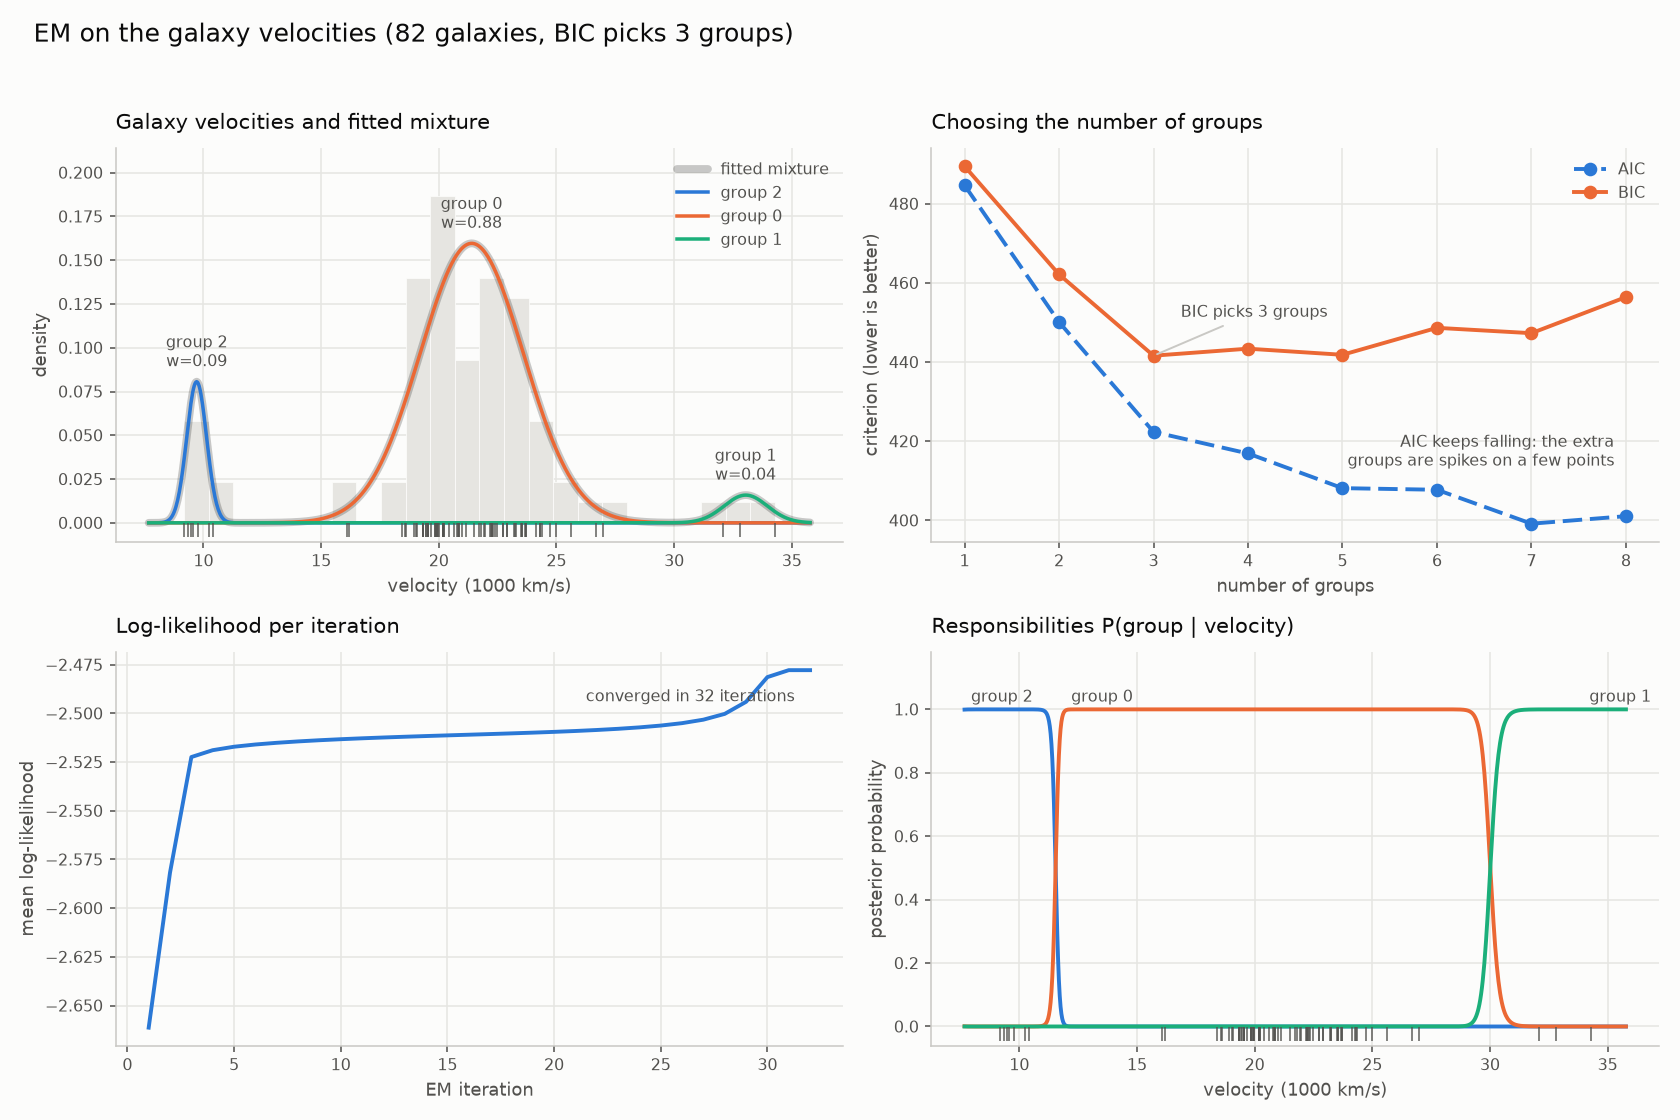

Generate this figure with Python:
"""Fit a normal mixture to the galaxy velocities and plot what EM did.

Run with ``python examples/mixture_1d.py`` (add ``--show`` to open a window).
The figure is written next to this script.

The data are the radial velocities of 82 galaxies in the Corona Borealis
region (Postman, Huchra and Geller 1986; made a mixture-model benchmark by
Roeder 1990 — see ``examples/datasets.py``). Superclusters are separated by
voids, so velocity should arrive in clumps, and *how many* clumps there are is
the scientific question rather than a nuisance parameter. Published answers
range from three to seven, which makes this a more honest test of a mixture
fitter than synthetic data: there is no true answer to recover.

Panels, clockwise from top left:
    1. the data, the fitted mixture density, and the weighted components;
    2. AIC/BIC against the number of groups, i.e. how you would pick that number;
    3. the log-likelihood climbing to convergence;
    4. the responsibilities — the soft assignment EM actually produces.
"""

from __future__ import annotations
import argparse
from pathlib import Path
import matplotlib.pyplot as plt
import numpy as np
from _style import HAIRLINE, INK, INK_SOFT, SERIES, SURFACE, colour_by, style_axes
from datasets import galaxy_velocities
from em import EM

CANDIDATE_GROUPS = range(1, 9)
# 82 observations is few enough that a restart can land in a poor local
# optimum, so every candidate gets a generous number of them.
N_INIT = 24


def colour_by_position(model: EM) -> dict[int, str]:
    """Map each component to a hue by its position on the x-axis.

    The labels keep the model's own component indices, but the palette runs
    left to right, and every panel shares this mapping so a colour always means
    the same group.
    """
    return colour_by(np.argsort(model.params_[:, 0]))


def plot_fit(ax, x: np.ndarray, model: EM, colours: dict[int, str]) -> None:
    """Data, the fitted mixture, and each weighted component.

    With 82 points a histogram is mostly binning artefact, so the rug along the
    bottom carries the raw data and the histogram stays faint behind it.
    """
    grid = np.linspace(x.min() - 1.5, x.max() + 1.5, 800)
    ax.hist(x, bins=24, density=True, color="#e6e5e1", edgecolor=SURFACE, linewidth=0.4)

    components = np.exp(model.loglike(grid, with_priors=False)) * model.weights_
    mixture = components.sum(axis=1)
    # The three components barely overlap, so the mixture sits exactly on top of
    # them and a solid black line would simply hide them. Drawn as a wide soft
    # halo instead, it reads as the envelope the components fill in.
    ax.plot(grid, mixture, color=INK, linewidth=4.0, alpha=0.22, solid_capstyle="round",
            label="fitted mixture")
    for k in np.argsort(model.params_[:, 0]):
        curve = components[:, k]
        ax.plot(grid, curve, color=colours[int(k)], linewidth=1.8, label=f"group {k}")
        peak = grid[np.argmax(curve)]
        # Direct labels: identity never rests on colour alone.
        ax.annotate(
            f"group {k}\nw={model.weights_[k]:.2f}",
            xy=(peak, curve.max()),
            xytext=(0, 8),
            textcoords="offset points",
            ha="center",
            fontsize=8,
            color=INK_SOFT,
        )

    top = mixture.max() * 1.34
    ax.plot(
        x, np.full(x.size, -0.02 * top), marker="|", linestyle="none",
        markersize=7, markeredgewidth=0.9, color=INK_SOFT, alpha=0.8,
    )
    ax.set_ylim(-0.05 * top, top)
    style_axes(ax, "Galaxy velocities and fitted mixture", "velocity (1000 km/s)", "density")
    ax.legend(frameon=False, fontsize=8, labelcolor=INK_SOFT, loc="upper right")


def plot_model_selection(ax, scores: dict[int, tuple[float, float]], chosen: int) -> None:
    """AIC and BIC share units, so they share one axis."""
    groups = sorted(scores)
    # AIC and BIC separate here, unlike on large samples: n=82 makes the log n
    # penalty roughly twice the AIC one, so the dash pattern is for contrast
    # rather than for prising apart two overlapping lines.
    styles = (("AIC", 0, SERIES[0], (0, (5, 2))), ("BIC", 1, SERIES[1], "solid"))
    for name, index, color, dashes in styles:
        values = [scores[k][index] for k in groups]
        ax.plot(
            groups, values, color=color, linewidth=2.0, linestyle=dashes,
            marker="o", markersize=6, label=name,
        )

    ax.annotate(
        f"BIC picks {chosen} groups",
        xy=(chosen, scores[chosen][1]),
        xytext=(14, 20),
        textcoords="offset points",
        fontsize=8,
        color=INK_SOFT,
        arrowprops={"arrowstyle": "-", "color": HAIRLINE, "linewidth": 1.0},
    )
    # The AIC line keeps descending, and it is not finding structure: past five
    # groups EM starts parking a narrow component on two or three points, which
    # buys likelihood cheaply. Worth saying on the chart, not just in a README.
    ax.annotate(
        "AIC keeps falling: the extra\ngroups are spikes on a few points",
        xy=(groups[-1], scores[groups[-1]][0]),
        xytext=(-6, 26),
        textcoords="offset points",
        ha="right",
        fontsize=8,
        color=INK_SOFT,
    )
    style_axes(ax, "Choosing the number of groups", "number of groups", "criterion (lower is better)")
    ax.set_xticks(groups)
    ax.legend(frameon=False, fontsize=8, labelcolor=INK_SOFT, loc="upper right")


def plot_convergence(ax, model: EM) -> None:
    """A single series: the title names it, so no legend box."""
    history = np.asarray(model.loglike_history_) / model.X_.size
    ax.plot(np.arange(1, history.size + 1), history, color=SERIES[0], linewidth=2.0)
    ax.annotate(
        f"converged in {model.n_iter_} iterations",
        xy=(history.size, history[-1]),
        xytext=(-8, -16),
        textcoords="offset points",
        ha="right",
        fontsize=8,
        color=INK_SOFT,
    )
    style_axes(ax, "Log-likelihood per iteration", "EM iteration", "mean log-likelihood")


def plot_responsibilities(ax, x: np.ndarray, model: EM, colours: dict[int, str]) -> None:
    """The posterior over groups, which is what EM produces before argmax."""
    grid = np.linspace(x.min() - 1.5, x.max() + 1.5, 800)
    resp = model.predict_proba(grid)
    for k in np.argsort(model.params_[:, 0]):
        ax.plot(grid, resp[:, k], color=colours[int(k)], linewidth=2.0, label=f"group {k}")
        peak = grid[np.argmax(resp[:, k])]
        ax.annotate(
            f"group {k}", xy=(peak, 1.0), xytext=(0, 4), textcoords="offset points",
            ha="center", fontsize=8, color=INK_SOFT,
        )
    ax.plot(
        x, np.full(x.size, -0.025), marker="|", linestyle="none",
        markersize=7, markeredgewidth=0.9, color=INK_SOFT, alpha=0.8,
    )
    ax.set_ylim(-0.06, 1.18)
    style_axes(ax, "Responsibilities P(group | velocity)", "velocity (1000 km/s)", "posterior probability")


def main() -> None:
    parser = argparse.ArgumentParser(description=__doc__)
    parser.add_argument("--show", action="store_true", help="open the figure in a window")
    args = parser.parse_args()

    x = galaxy_velocities()

    scores = {}
    for k in CANDIDATE_GROUPS:
        candidate = EM("normal", seed=0).train(x, n_groups=k, n_init=N_INIT)
        scores[k] = (candidate.aic(), candidate.bic())

    n_groups = min(scores, key=lambda k: scores[k][1])
    model = EM("normal", seed=0).train(x, n_groups=n_groups, n_init=N_INIT)
    print(model.summary())
    print(f"\n{x.size} galaxies, velocities {x.min():.2f}-{x.max():.2f} (1000 km/s)")

    fig, axes = plt.subplots(2, 2, figsize=(12, 8), facecolor=SURFACE)
    for ax in axes.ravel():
        ax.set_facecolor(SURFACE)
    colours = colour_by_position(model)
    plot_fit(axes[0, 0], x, model, colours)
    plot_model_selection(axes[0, 1], scores, n_groups)
    plot_convergence(axes[1, 0], model)
    plot_responsibilities(axes[1, 1], x, model, colours)
    fig.suptitle(
        f"EM on the galaxy velocities ({x.size} galaxies, BIC picks {n_groups} groups)",
        fontsize=13, color=INK, x=0.02, ha="left",
    )
    fig.tight_layout(rect=(0, 0, 1, 0.96))

    out = Path(__file__).with_suffix(".png")
    fig.savefig(out, dpi=140, facecolor=SURFACE)
    print(f"\nwrote {out}")
    if args.show:
        plt.show()


if __name__ == "__main__":
    main()
